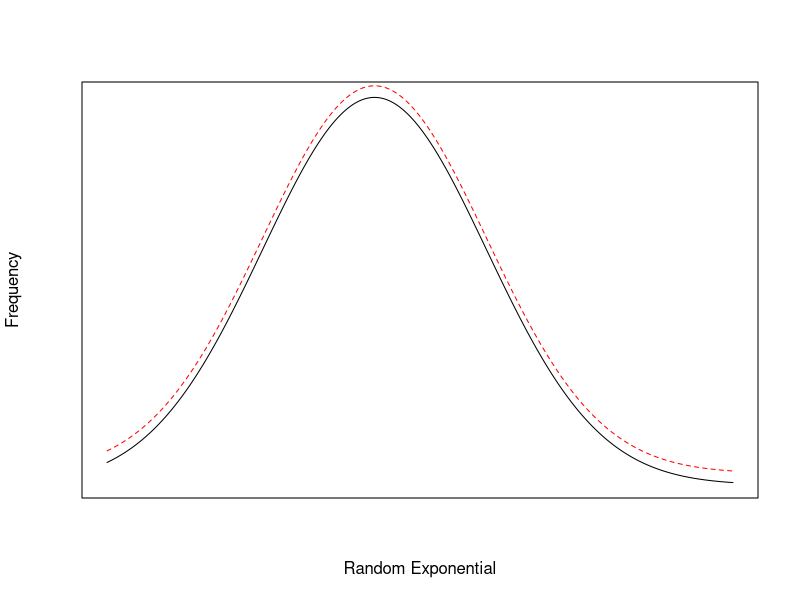
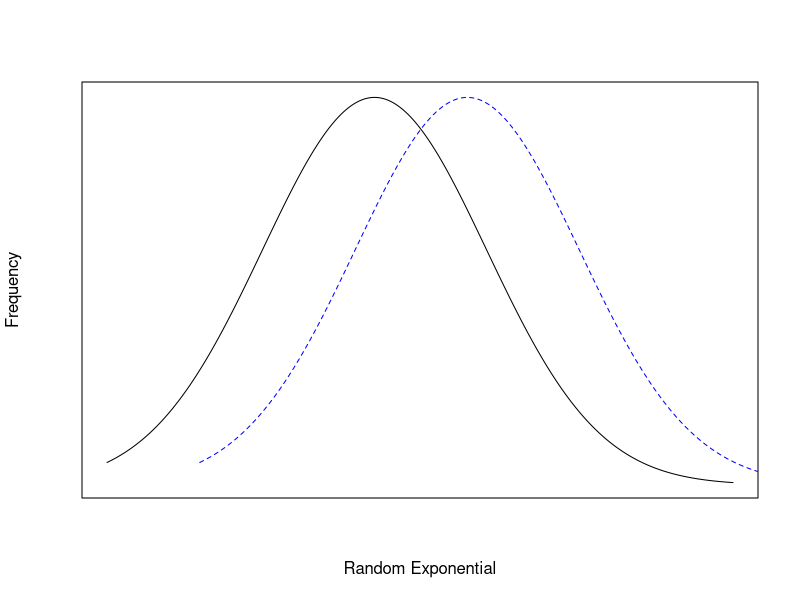
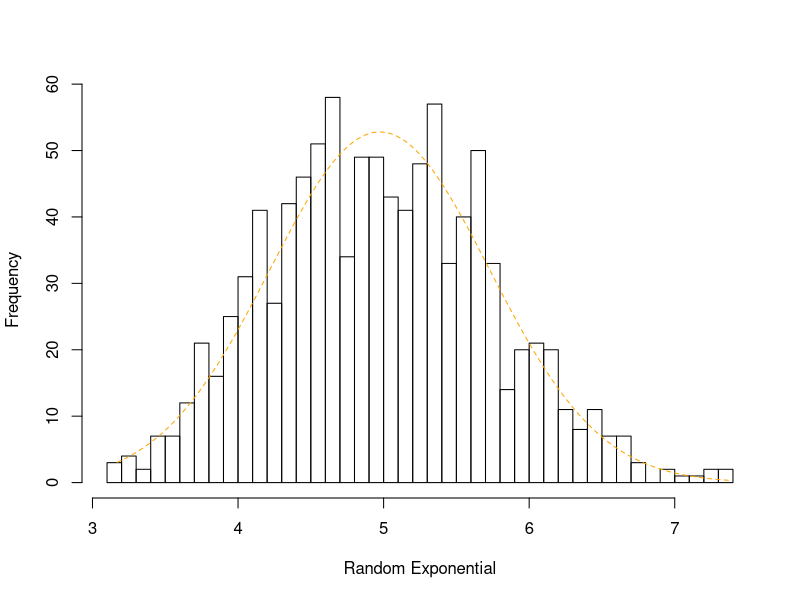

The R script that drew these images, in order:
## ---- chunk 1
# setting the random generator seed to ensure replicable steps
set.seed(1234);

# declaring known variables 
lambda <- 0.2
t_mean <- 1/lambda
n <- 40
n_sim <- 1000

# generating n=40 random exponentials
my_rexp <- function() { rexp(n, rate = lambda) }
summary(my_rexp())

# generating the 1000 simulated trials
simTrials <- data.frame(values=replicate(n_sim, mean(my_rexp() )))
summary(simTrials$values)

# calculating cumputable variables
s_mean <- mean(simTrials$values)
t_sd <- t_mean * 1 / sqrt(n)
s_sd <- sd(simTrials$values)
s_var <- var(simTrials$values)
t_var <- t_sd^2
## ---- chunk 2
# Normal Exponential Distribution
xfit <- seq(min(simTrials$values), max(simTrials$values), length = n_sim) 
yfit <- dnorm(xfit, mean = s_mean, sd = s_sd)

plot(xfit, yfit*50, lty=1, type="l", ylab= "Frequency", xlab="Random Exponential", main="", xaxt='n', yaxt='n')

lines(xfit, yfit*50 + t_sd, lty=2, col ="red")
## ---- chunk 3
# Normal Exponential Distribution
plot(xfit, yfit*10, lty=1, type="l", ylab= "Frequency", xlab="Random Exponential", main="", xaxt='n', yaxt='n')

lines(xfit + t_var, yfit*10, lty=2, col ="blue")

## ---- chunk 4
# Normal Exponential Distribution
h <- hist(simTrials$values, breaks =n, freq= T, ylab= "Frequency", xlab="Random Exponential", main="", col=rgb(1, 1, 1, 0.25))

lines(xfit , yfit * 100, lty=2, col ="orange")
